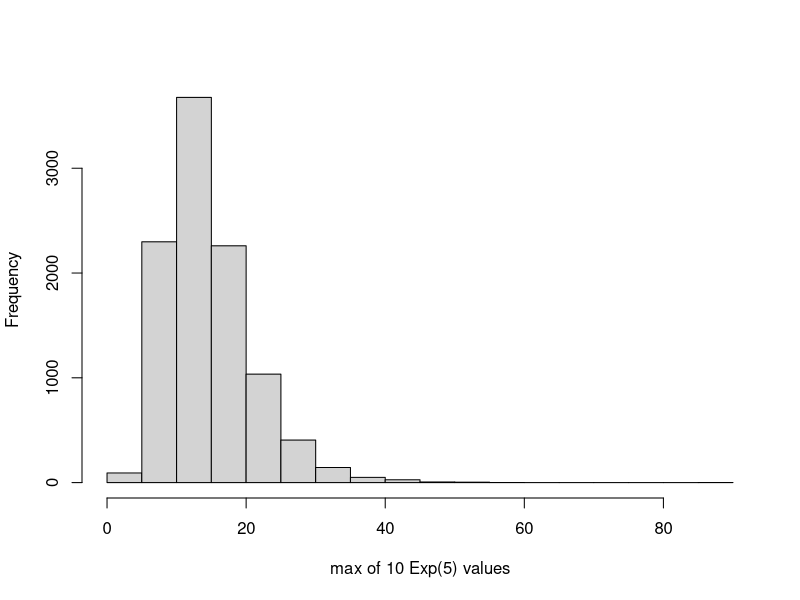

R code for this plot:
## ---- chunk 1
knitr::opts_chunk$set(echo = TRUE)
## ---- chunk 2
# Loops
nsim <- 10000 # number of simulations
emax <- numeric(nsim) # empty vector to store values generated in for loop

for(i in 1:nsim) {
  vals <- rexp(10, rate = 1/5) # generates 10 random draws from the exponential distribution
  emax[i] <- max(vals) # get the max of these values, sotring each iteration of the loop
  }

hist(emax, 
     main = "", 
     xlab = "max of 10 Exp(5) values")
## ---- chunk 3
# Functions
# create a function to calculate the mean of a vector
calcMean <- function(my_vector, decimals = 3){
  n <- length(my_vector) 
  my_mean <- sum(my_vector)/n 
  round_mean <- round(my_mean, digits = decimals)
  return(round_mean)
}

# Create a vector of 5 arbitrary numbers
x <- c(3.215, 0.561, 0.714, 1.643, 1.227)

# use the function
calcMean(my_vector = x, decimals = 1)

mean(x) == calcMean(my_vector = x)
